Frame 1 (no input): blank canvas, image omitted
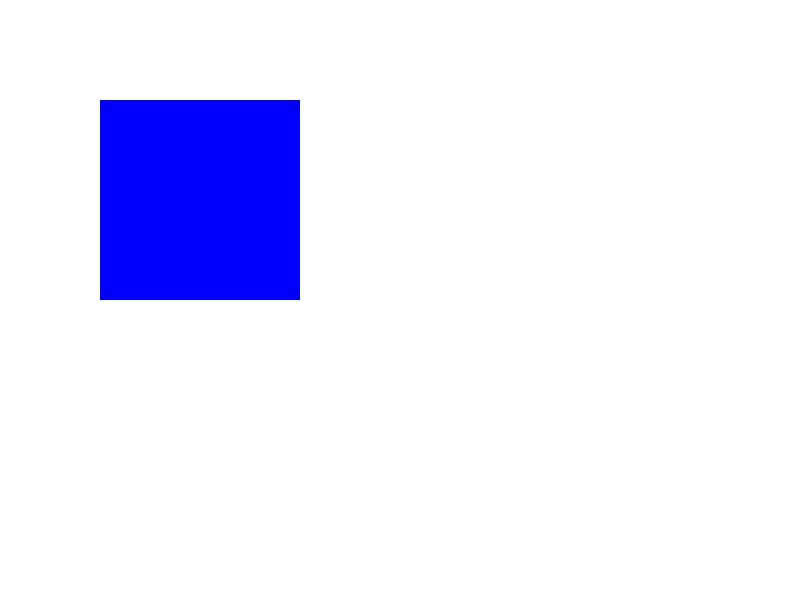
Frame 60 (no input)
Frame 120 (the mouse pressed at the canvas centre since frame 60): identical to frame 60, image omitted

The p5.js sketch that drew this single still picture (run headless with seeded random() and noise() and a simulated clock; from frame 60 on, the mouse is pressed at the canvas centre):

// p5.js sketch
// ── sketch.js
function setup() {
   createCanvas(800,600);
   noStroke();
}

function draw() {
  if(mouseX<=400 && mouseY<=400){
    rect(100,100,200,200);
    fill('blue');
  } else {
    ellipse(500,400,200,200);
    fill('red');
  }
}
